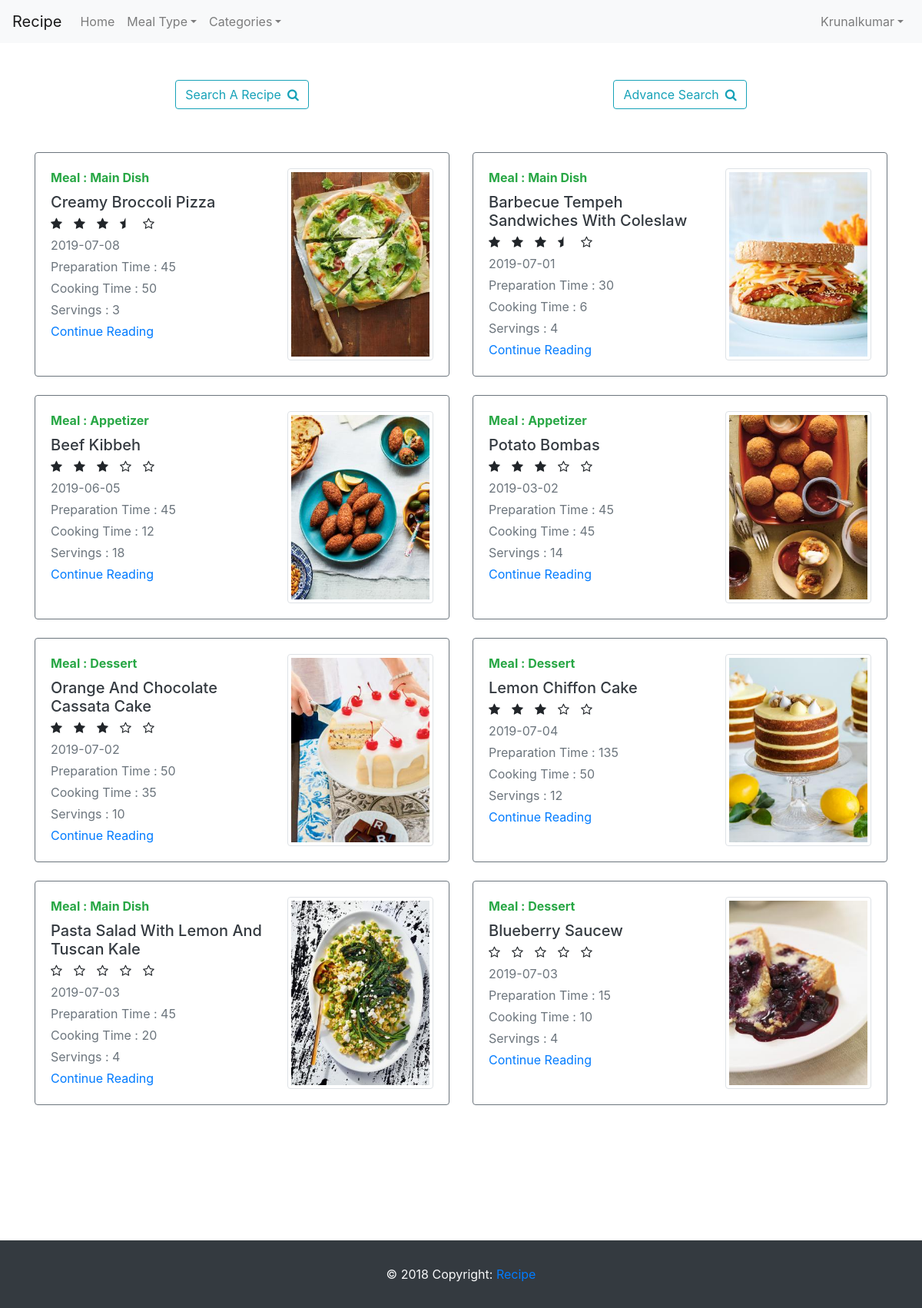
Screenshot of / (signed in) with the database file from the repository.
### tables this page shows
CREATE TABLE `recipe` (
  `recipe_id` int(10) NOT NULL,
  `name` varchar(250) NOT NULL,
  `image_name` varchar(100) NOT NULL,
  `active` int(1) NOT NULL DEFAULT '1',
  `meal_id` int(1) NOT NULL DEFAULT '1',
  `recipe_date` date NOT NULL,
  `preparation_time` int(3) NOT NULL,
  `cooking_time` int(3) NOT NULL,
  `servings` int(2) NOT NULL
);

CREATE TABLE `meal` (
  `meal_id` int(1) NOT NULL,
  `name` varchar(100) NOT NULL,
  `active` int(11) NOT NULL DEFAULT '1'
);

### classes/meal.php (called while the page is built, shortened)
<?php
include_once "recipe.php";
class Meal
{
    public static function MealMenu($mealId = "")
    {
        try {
            $database = Database::GetInstance();
            $connection = $database->Get_Connection();
            if (empty($mealId)) {
                $query = "SELECT name FROM meal where active = 1 ";
                $statement  = $connection->prepare($query);
                $statement->execute();
                $result = $statement->fetchAll(PDO::FETCH_ASSOC);
                foreach ($result as $key => $value) {
                    $result[$key]["link"] = str_replace(' ', '', $value["name"]) . '.php';
                }
                return $result;
            } else {
                $query = "SELECT name FROM meal where active = 1 and meal_id = $mealId";
                $statement  = $connection->prepare($query);
                $statement->execute();
                $result = $statement->fetchColumn();
                return $result;
            }
        } catch (PDOException $e) {
            echo "Encrypt Query Failed : " . $e->getMessage();
        }
    }
}

### classes/recipe.php (the view, shortened to what this page needs)
<?php
include_once 'meal.php';
include_once 'rating.php';
class Recipe
{
    public static function ReadRecipe($mealname = "", $categoryName = "", $recipeId = "")
    {
        try {
            $result = '';
            $database = Database::GetInstance();
            $connection = $database->Get_Connection();
            if (!empty($mealname)) {
                $query = "SELECT recipe.* from recipe ";
                $query .= " join meal on recipe.meal_id = meal.meal_id ";
                $query .= " WHERE meal.name = '$mealname' AND recipe.active = 1";
            } else if (!empty($categoryName)) {
                $query = "SELECT recipe.* FROM recipe ";
                $query .= " JOIN recipe_categories ON recipe.recipe_id = recipe_categories.recipe_id ";
                $query .= " JOIN  categories ON recipe_categories.category_id = categories.category_id ";
                $query .= " WHERE categories.name = '$categoryName' AND recipe.active = 1 ";
            } else {
                $query = "SELECT * FROM recipe WHERE active = 1";
            }
            $statement  = $connection->prepare($query);
            $statement->execute();
            $result = $statement->fetchAll(PDO::FETCH_ASSOC);
            return $result;
        } catch (PDOException $e) {
            echo "ReadRecipe Query Failed: " . $e->getMessage();
            return $result;
        }
    }
    public static function DisplayRecipeCard($array, $isReturn = false)
    {
        if (count($array) != 0) {
            $string = '<div class="row mb-2 mt-5">';
            foreach ($array as $recipe) {
                $string = $string . '<div class="col-lg-6 mb-4">
                <div class="card border-secondary">
                    <div class="card-body" id="recipeCard">
                        <div class="row ">
                            <div class="col-7">
                                <strong class="d-inline-block mb-2 text-success text-capitalize">Meal : ' . Meal::MealMenu($recipe['meal_id']) . '</strong>
                                <h5 class="mb-1">
                                    <a class="text-dark text-capitalize" id="' . $recipe['recipe_id'] . '" href="#">' . $recipe['name'] . '</a>
                                </h5>
                                <div class="mb-1" id="recipeRating-' . $recipe['recipe_id'] . '">' .
                    Rating::DisplayRating($recipe['recipe_id'])
                    . '</div>
                                <div class="mb-1 text-muted">' . $recipe['recipe_date'] . '</div>
                                <div class="mb-1 text-muted">Preparation Time : ' . $recipe['preparation_time'] . '</div>
                                <div class="mb-1 text-muted">Cooking Time : ' . $recipe['cooking_time'] . '</div>
                                <div class="mb-1 text-muted">Servings : ' . $recipe['servings'] . '</div>
                                <a class="text-capitalize" id="' . $recipe['recipe_id'] . '" href="#">Continue reading</a>
                            </div>
                            <div class="col-5">
                                <img class="img-thumbnail" src="./image/' . $recipe['image_name'] . '" style="width: 200px; height: 250px;">
                            </div>
                        </div>
                    </div>
                </div>
            </div>';
            }
            $string = $string . ' </div>';
            if ($isReturn != false) {
                return $string;
            } else {
                echo $string;
            }
        } else {
            return 0;
        }
    }
}

### classes/rating.php (shortened to what this page needs)
<?php
class Rating
{
    public static function Calculate_Rating($recipeID)
    {
        try {
            $query = "SELECT AVG(rating) FROM rating WHERE recipe_id = $recipeID";
            $database = Database::GetInstance();
            $connection = $database->Get_Connection();
            $statement  = $connection->prepare($query);
            $statement->execute();
            $result = $statement->fetchColumn();
            return $result;
        } catch (PDOException $e) {
            echo "Query Failed : " . $e->getMessage();
        }
    }
    public static function DisplayRating($recipeID)
    {
        $rating = self::Calculate_Rating($recipeID);
        $full_stars = floor($rating);
        $empty_stars = 5 - $full_stars;
        $starIndex = $full_stars != 0 ? $full_stars + 1 : $full_stars;
        $str = '<div class="row">';
        for ($i = 1; $i <= $full_stars; $i++) {
            $str .= '<div class="col-1">';
            $str .= '<i class="fa fa-star rating" data-index="' . $i . '" data-recipeID="' . $recipeID . '" data-star="fullStar" id="' . $recipeID . '-' . $i . '" data-toggle="tooltip" data-placement="bottom" title="' . $i . '"></i>';
            $str .= '</div>';
        }
        if ($rating - $full_stars > 0) {
            $str .= '<div class="col-1">';
            $str .= '<i class="fa fa-star-half rating" data-index="' . ($starIndex) . '" data-recipeID="' . $recipeID . '" data-star="halfStar" id="' . $recipeID . '-' . ($starIndex) . '" data-toggle="tooltip" data-placement="bottom" title="' . $starIndex . '"></i>';
            $str .= '</div>';
            $empty_stars--;
        } else {
            $starIndex--;
        }
        if ($empty_stars == 5) {
            $starIndex = 0;
        }
        for ($i = 1; $i <= $empty_stars; $i++) {
            $str .= '<div class="col-1">';
            $str .= '<i class="fa fa-star-o rating" data-index="' . ($starIndex + $i) . '" data-recipeID="' . $recipeID . '" data-star="emptyStar" id="' . $recipeID . '-' . ($starIndex + $i) . '" data-toggle="tooltip" data-placement="bottom" title="' . ($starIndex + $i) . '"></i>';
            $str .= '</div>';
        }
        $str .= '</div>';
        return $str;
    }
}

### rows the page displays
recipe: meal.name "Main Dish", name "Creamy Broccoli Pizza", recipe_date "2019-07-08", preparation_time "45", cooking_time "50", servings "3", image_name (picture)
recipe: meal.name "Main Dish", name "Barbecue Tempeh Sandwiches With Coleslaw", recipe_date "2019-07-01", preparation_time "30", cooking_time "6", servings "4", image_name (picture)
recipe: meal.name "Appetizer", name "Beef Kibbeh", recipe_date "2019-06-05", preparation_time "45", cooking_time "12", servings "18", image_name (picture)
recipe: meal.name "Appetizer", name "Potato Bombas", recipe_date "2019-03-02", preparation_time "45", cooking_time "45", servings "14", image_name (picture)
recipe: meal.name "Dessert", name "Orange And Chocolate Cassata Cake", recipe_date "2019-07-02", preparation_time "50", cooking_time "35", servings "10", image_name (picture)
recipe: meal.name "Dessert", name "Lemon Chiffon Cake", recipe_date "2019-07-04", preparation_time "135", cooking_time "50", servings "12", image_name (picture)
recipe: meal.name "Main Dish", name "Pasta Salad With Lemon And Tuscan Kale", recipe_date "2019-07-03", preparation_time "45", cooking_time "20", servings "4", image_name (picture)
recipe: meal.name "Dessert", name "Blueberry Saucew", recipe_date "2019-07-03", preparation_time "15", cooking_time "10", servings "4", image_name (picture)

### other values shown
$brandName "Recipe"
$menu["name"] "Home"
$menu["name"] "Meal Type"
$menu["name"] "Categories"
$menu["name"] "Krunalkumar"
